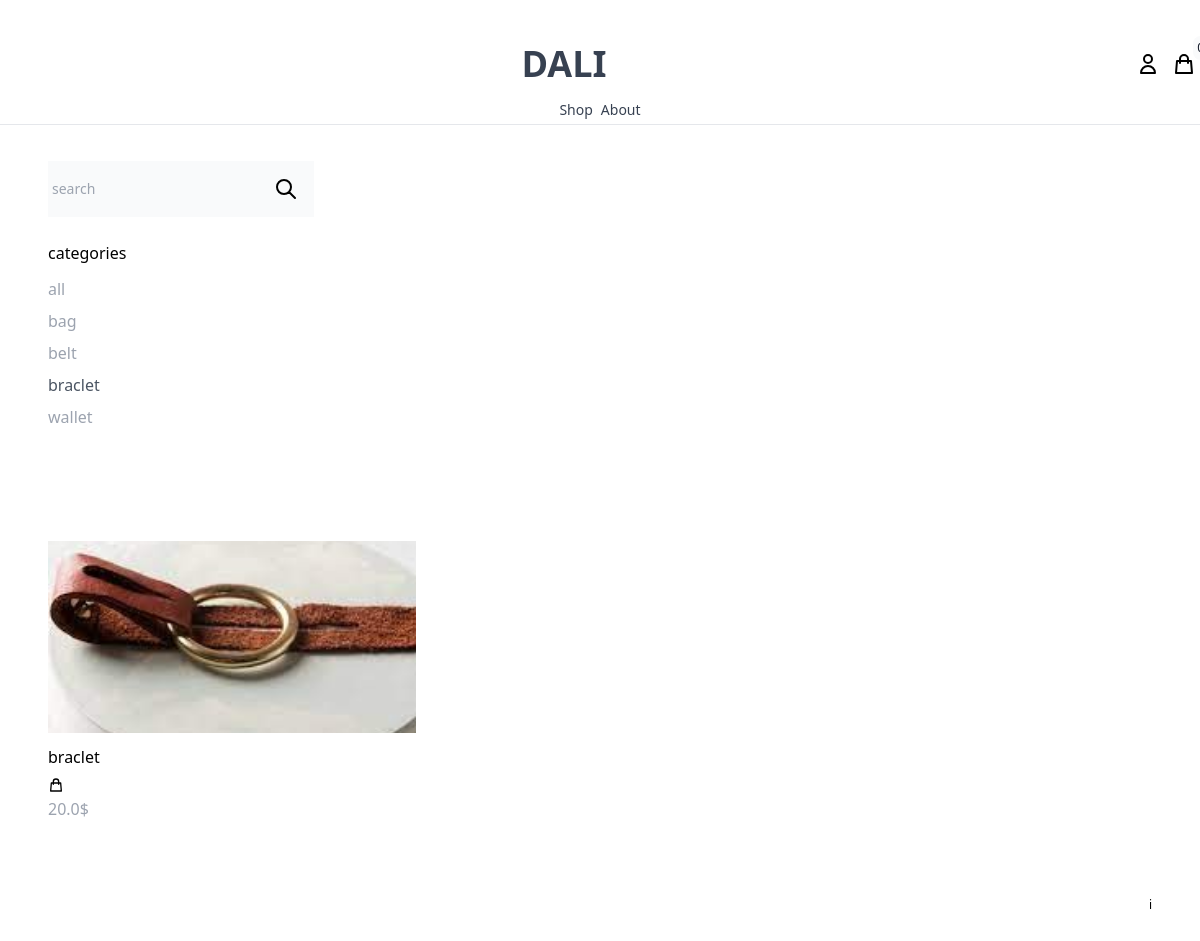
/shop/?category=braclet, run on the app's committed database.
### product/models.py (models this page shows, shortened)
class Category(models.Model):
    name = models.CharField(max_length=255)
    slug = models.SlugField()
    class Meta:
        ordering = ('name',)

class Product(models.Model):
    category = models.ForeignKey(Category, related_name='products', on_delete=models.CASCADE) #on delete cascade is used to delete the category if the product is deleted
    name = models.CharField(max_length=255)
    slug = models.SlugField()
    description = models.TextField(blank=True, null=True)                        #description
    price = models.IntegerField()                                                #price in cents
    created_at = models.DateTimeField(auto_now_add=True)                         #when created , automatically createated
    image = models.ImageField(upload_to='uploads/', blank=True, null=True)       #upload_to - img saving folder
    thumbnail = models.ImageField(upload_to='uploads/', blank=True, null=True)   #upload_to - img saving folder
    class Meta:
        ordering = ('-created_at',)                                             #to see creation date
    def get_display_price(self):
        return self.price / 100                                                 # to see price in  $ converted from cents
    def get_thumbnail(self):                                                    #get the thumbnail or check if it exists
        if self.thumbnail:
            return self.thumbnail.url                                           # type: ignore

### core/views.py (the view)
# urls.py: path('shop/', shop, name='shop'),
def  shop(request):
    categories = Category.objects.all() #get all categories
    products = Product.objects.all() #get all products
    active_category = request.GET.get('category', '') #get the category from the url
    if active_category:
        products = products.filter(category__slug=active_category) #filters the products by category
    query = request.GET.get('query', '') #get the query from the url
    if query:
        products = products.filter(Q(name__icontains = query) | Q(description__icontains=query)) #icontains = insensitive  capital case, Q describtion is for similar search
    context = {'categories': categories,
               'products': products,
               'active_category': active_category
               }
    return render(request, 'core/shop.html', context) #render the shop page

### cart/cart.py (called while the page is built)
    def __len__(self):                                                  #get the length of the cart, how many items are in the cart
        return sum(item['quantity'] for item in self.cart.values())     #return the number of items in the cart

### cart/context_processors.py (called while the page is built)
def cart(request):
    cart = Cart(request)
    return {'cart': cart}   #pass the cart to the template

### core/Templates/core/shop.html (shortened to what this page needs)
{% extends "core/base.html"%}
{%block content%}
<div class="max-w-6xl mx-auto flex-wrap item-start py-6 px-6 xl:px-0 ">
  <div class="filters w-full lg:w-1/4">
    <form method="get" action=".">
      <div class="flex text-sm ">
        <input
          name="query"
          type="text"
          class="p-1 bg-gray-50 focus:outline-none "
          placeholder="search"
        />
        <button class="p-4 bg-gray-50 border-0">
          <svg
            xmlns="http://www.w3.org/2000/svg"
            class="h-6 w-6"
            fill="none"
            viewBox="0 0 24 24"
            stroke="currentColor"
            stroke-width="2"
          >
            <path
              stroke-linecap="round"
              stroke-linejoin="round"
              d="M21 21l-6-6m2-5a7 7 0 11-14 0 7 7 0 0114 0z"
            />
          </svg>
        </button>
      </div>
    </form>
    <h3 class="mt-6 mb-3">categories</h3>
    <ul class="space-y-2">
      <li>
        <a
          href="{% url 'shop' %}"
          class="{% if not active_category%}text-gray-600{%else%}text-gray-400 {%endif%}"
          >all</a
        >
      </li>
      {% for category in categories %}
      <li>
        <a
          href="{% url 'shop' %}?category={{category.slug}}"
          class="{% if category.slug == active_category%}text-gray-600{%else%}text-gray-400 {%endif%}"
          >{{category.name}}</a
        >
      </li>
      {% endfor %}
    </ul>
  </div>
  <div class="products w-full lg:w-4/4 -mt-4 flex items-baseline flex-wrap mt-20 ">
    {% for product in products %}
    {%include "product/partials/product_list_item.html"%}
    {% endfor %}
  </div>
</div>
{%endblock%}

### product/templates/product/partials/product_list_item.html
<div class="w-full md:w-1/3 xl:w-1/4 mt-8 mr-10">
  <a href="{% url 'product' product.slug %}" class="">
    <img
      class="h-48 w-full object-cover   "
      src="{{product.get_thumbnail}}"
      alt=""
    />
  </a>
  <div class="pt-3 justify-between items-center">
    <a href="{% url 'product' product.slug %}">{{product.name}}</a>
    <a
      href="#"
      hx-get="{% url 'add_to_cart' product.id %}"
      hx-target="#menu-cart-button"
      hx-swap="outerHTML"
      class="text-black-2000 hover:text-gray-400"
    >
      <svg
        xmlns="http://www.w3.org/2000/svg"
        class="h-4 w-4 mt-2"
        fill="none"
        viewBox="0 0 24 24"
        stroke="currentColor"
      >
        <path
          stroke-linecap="round"
          stroke-linejoin="round"
          stroke-width="2"
          d="M16 11V7a4 4 0 00-8 0v4M5 9h14l1 12H4L5 9z"
        />
      </svg>
    </a>
  </div>
  <p class="pt-1 text-gray-400">{{product.get_display_price }}$</p>
</div>

### data on the page
Category: name "bag"
Category: name "belt"
Category: name "braclet"
Category: name "wallet"
Product: get_thumbnail (picture), name "braclet", get_display_price "20.0"
